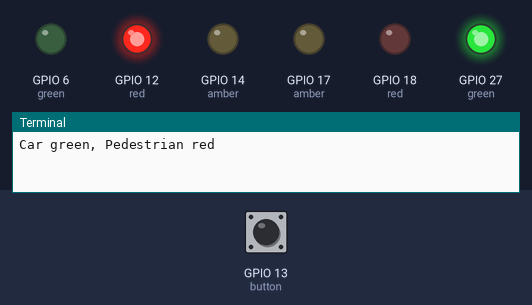
This program was run on a simulated Raspberry Pi (BCM pin numbers). Shown: output pins drawn as LEDs (lit = HIGH), the last lines printed to the terminal. Inputs (shaded band) come from the test bench; at power-on: GPIO 13 (button) HIGH.

Above: at 1.2 s.
1.3 s: GPIO 13 (button) pulled LOW for 0.15 s
At 1.8 s:
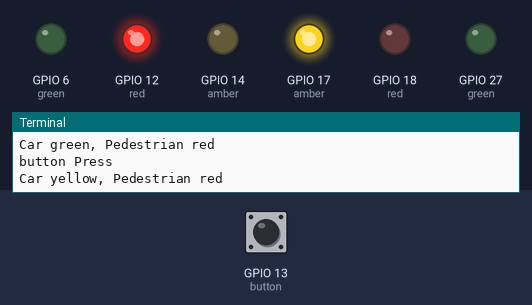
At 3.7 s:
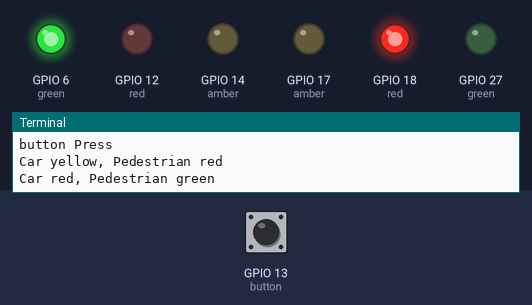
7.4 s: GPIO 13 (button) pulled LOW for 1 s
At 15.1 s:
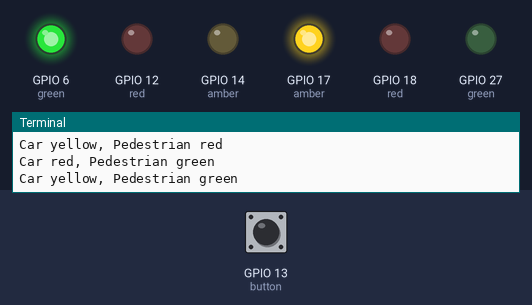
Timing chart, 0 to 16.8 s (numbered marks = the images above; inputs shaded):
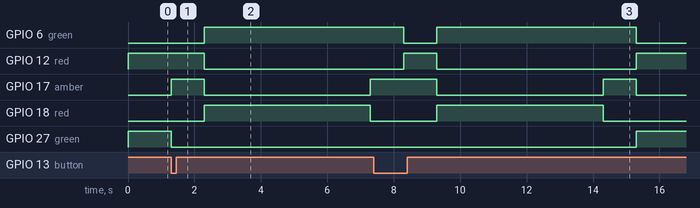

Measured:
- after the input at 1.3 s, GPIO 6 (green): LOW → HIGH after 1.0 s; GPIO 12 (red): HIGH → LOW after 1.0 s; GPIO 17 (amber): LOW → HIGH at once, → LOW 1.0 s later, → HIGH 5.0 s later; GPIO 18 (red): LOW → HIGH after 1.0 s, → LOW 5.0 s later; GPIO 27 (green): HIGH → LOW at once
- after the input at 7.4 s, GPIO 17 (amber): HIGH → LOW after 1.9 s instead of 0.90 s; GPIO 18 (red): LOW → HIGH after 1.9 s, → LOW 5.0 s later; GPIO 27 (green): LOW → HIGH after 7.9 s instead of 0.90 s

The program:

TLwithbutton.py
```python
from gpiozero import Button, TrafficLights
from time import sleep

Car_red = 18
Car_amber = 17
Car_green = 27
Pd_red = 12
Pd_green = 6
button_pin = 13

Car = TrafficLights(Car_red, Car_amber, Car_green)
Ped = TrafficLights(Pd_red, 14, Pd_green)
button = Button(button_pin)

Car.off()
Ped.off()

try:
    def change():
        Car.green.off()
        Car.amber.on()
        print ("Car yellow, Pedestrian red")
        sleep(1)
        Car.amber.off()
        Car.red.on()
        Ped.red.off()
        Ped.green.on()
        print("Car red, Pedestrian green")
        sleep(5)
        Car.red.off()
        Car.amber.on()
        print("Car yellow, Pedestrian green")
        sleep(1)
        Car.amber.off()
        Ped.green.off()
    while True:
        Car.green.on()
        Ped.red.on()
        print ("Car green, Pedestrian red")
        button.wait_for_press()
        print("button Press")
        change()

finally:
    Car.off()
    Ped.off()
    Car.close()
    Ped.close()
    button.close()
```
